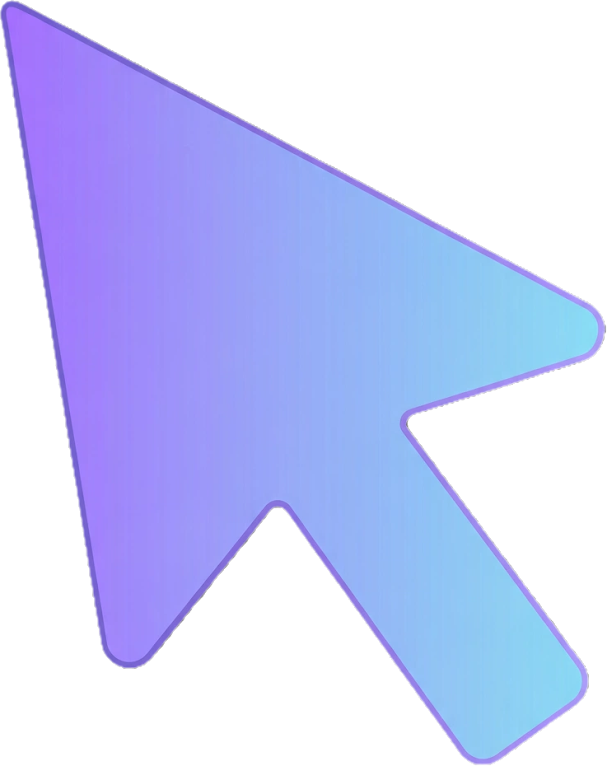
#> input picture branding/src/cursor.png, 607 x 766 px
$ python make_cursor.py
#> lines starting #> are read from the running program, lines starting #| are printed output that depends on the picture
#!/usr/bin/env python3
"""Generate the HoussamOS cursor theme from Houssam's arrow (branding/src/cursor.png).

Only the arrow is drawn here; the other cursors (hand, text, busy, resize) come from
Bibata-Modern-Classic, which the theme inherits. The arrow gets a soft shadow so it stays
visible on light backgrounds. Output is Xcursor files, the format KDE and GTK read, at the
usual sizes; build_files/build.sh links the arrow's other names (left_ptr, arrow) to it.
Usage: python branding/make_cursor.py
"""
import struct
from pathlib import Path

from PIL import Image, ImageFilter

ROOT = Path(__file__).resolve().parent.parent
SRC = ROOT / "branding/src/cursor.png"
OUT = ROOT / "system_files/usr/share/icons/HoussamOS-Cursor"
SIZES = (24, 32, 36, 48, 64, 72, 96)
ARROW_HEIGHT = 0.82       # share of the cursor size the arrow fills
SHADOW = (0.035, 0.05, 0.30)  # blur and drop as shares of the size, and opacity

XCURSOR_IMAGE = 0xFFFD0002


def tip(arrow):
    """The arrow's point: the left end of its first solid row."""
    alpha = arrow.getchannel("A")
    w, h = arrow.size
    for y in range(h):
        for x in range(w):
            if alpha.getpixel((x, y)) > 128:
                return x, y
    raise ValueError("cursor image is empty")


def frame(arrow, size):
    """The arrow drawn on a size x size canvas, with its hotspot."""
    scale = size * ARROW_HEIGHT / arrow.height
    small = arrow.resize((max(1, round(arrow.width * scale)), round(arrow.height * scale)), Image.LANCZOS)
    offset = (max(1, round(size * 0.06)), max(1, round(size * 0.04)))
    blur, drop, opacity = SHADOW
    shadow = Image.new("RGBA", (size, size), (0, 0, 0, 0))
    shade = Image.new("RGBA", small.size, (0, 0, 0, 255))
    shade.putalpha(small.getchannel("A").point(lambda a: int(a * opacity)))
    shadow.paste(shade, (offset[0], offset[1] + round(size * drop)), shade)
    canvas = shadow.filter(ImageFilter.GaussianBlur(size * blur))
    canvas.alpha_composite(small, offset)
    tx, ty = tip(arrow)
    return canvas, (offset[0] + round(tx * scale), offset[1] + round(ty * scale))


def xcursor(frames):
    """Xcursor file bytes: header, table of contents, then one image chunk per size."""
    header = struct.pack("<4sIII", b"Xcur", 16, 0x10000, len(frames))
    toc, chunks = [], []
    position = 16 + 12 * len(frames)
    for size, (image, (xhot, yhot)) in frames:
        pixels = bytearray()
        raw = image.tobytes()
        for i in range(0, len(raw), 4):
            r, g, b, a = raw[i:i + 4]
            # premultiplied ARGB, little-endian
            pixels += struct.pack("<I", (a << 24) | (r * a // 255) << 16 | (g * a // 255) << 8 | (b * a // 255))
        chunk = struct.pack("<9I", 36, XCURSOR_IMAGE, size, 1, image.width, image.height, xhot, yhot, 0) + pixels
        toc.append(struct.pack("<III", XCURSOR_IMAGE, size, position))
        chunks.append(chunk)
        position += len(chunk)
    return header + b"".join(toc) + b"".join(chunks)


def main():
    arrow = Image.open(SRC).convert("RGBA")
#> arrow is the input picture: PIL image 607x766 RGBA; mean R, G, B, A 76.1, 81.7, 124, 127.7
    arrow = arrow.crop(arrow.getchannel("A").point(lambda a: 255 if a > 8 else 0).getbbox())
#> arrow: PIL image 606x765 RGBA
    (OUT / "cursors").mkdir(parents=True, exist_ok=True)
    (OUT / "cursors/default").write_bytes(xcursor([(s, frame(arrow, s)) for s in SIZES]))
#> in frame, `shadow = Image.new("RGBA", (size, size), (0, 0, 0, 0))`: shadow: PIL image 24x24 RGBA; every value is 0
#> in frame, `shadow.paste(shade, (offset[0], offset[1] + round(size * drop)), shade)`:
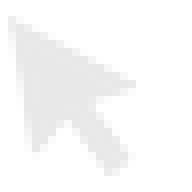
#> shadow: PIL image 24x24 RGBA (shown 8 times larger); mean R, G, B, A 0, 0, 0, 5.9; transparent parts drawn white
#> in tip, `alpha = arrow.getchannel("A")`:
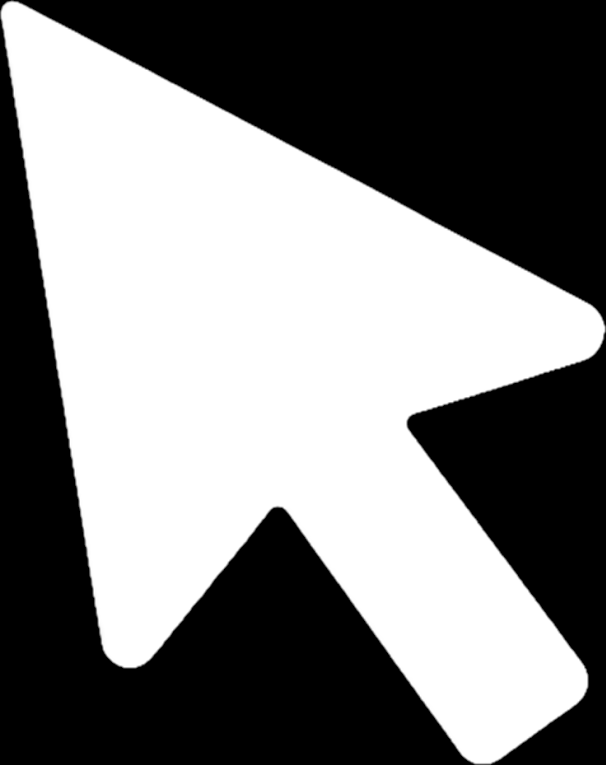
#> alpha: PIL image 606x765 L; min 0, max 255, mean 128.1
#> in frame, `tx, ty = tip(arrow)`: tx = 10; ty = 1
#> in frame (call 2), `shadow = Image.new("RGBA", (size, size), (0, 0, 0, 0))`: shadow: PIL image 32x32 RGBA; every value is 0
#> in frame (call 3), `shadow = Image.new("RGBA", (size, size), (0, 0, 0, 0))`: shadow: PIL image 36x36 RGBA; every value is 0
#> call 4 of frame, with size = 48
#> in frame (call 4), `scale = size * ARROW_HEIGHT / arrow.height`: scale = 0.0515
#> in frame (call 4), `shadow = Image.new("RGBA", (size, size), (0, 0, 0, 0))`: shadow: PIL image 48x48 RGBA; every value is 0
#> in frame (call 4), `canvas.alpha_composite(small, offset)`:
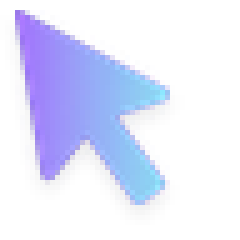
#> canvas: PIL image 48x48 RGBA (shown 5 times larger); mean R, G, B, A 47, 49.2, 76.1, 68.2; transparent parts drawn white
#> in frame (call 5), `scale = size * ARROW_HEIGHT / arrow.height`: scale = 0.0686
#> in frame (call 5), `shadow = Image.new("RGBA", (size, size), (0, 0, 0, 0))`: shadow: PIL image 64x64 RGBA; every value is 0
#> in frame (call 5), `canvas.alpha_composite(small, offset)`:
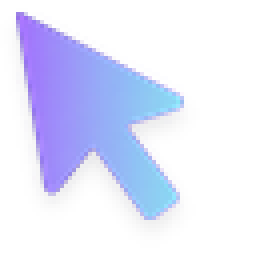
#> canvas: PIL image 64x64 RGBA (shown 4 times larger); mean R, G, B, A 45.5, 47.8, 73.8, 69.4; transparent parts drawn white
#> in frame (call 6), `scale = size * ARROW_HEIGHT / arrow.height`: scale = 0.0772
#> in frame (call 6), `shadow = Image.new("RGBA", (size, size), (0, 0, 0, 0))`: shadow: PIL image 72x72 RGBA; every value is 0
#> in frame (call 6), `shade.putalpha(small.getchannel("A").point(lambda a: int(a * opacity)))`:
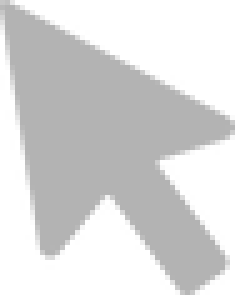
#> shade: PIL image 47x59 RGBA (shown 5 times larger); mean R, G, B, A 0, 0, 0, 38.1; transparent parts drawn white
#> in frame (call 6), `canvas.alpha_composite(small, offset)`:
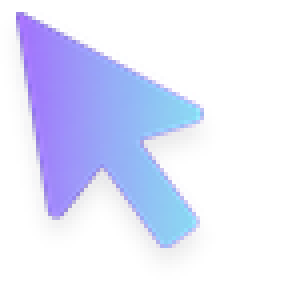
#> canvas: PIL image 72x72 RGBA (shown 4 times larger); mean R, G, B, A 45.1, 47.4, 73.2, 69.7; transparent parts drawn white
#> in frame (call 7), `scale = size * ARROW_HEIGHT / arrow.height`: scale = 0.103
#> in frame (call 7), `small = arrow.resize((max(1, round(arrow.width * scale)), round(arrow...`:
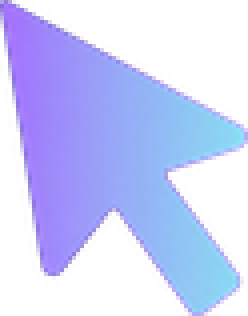
#> small: PIL image 62x79 RGBA (shown 4 times larger); mean R, G, B, A 86.7, 90.4, 140.4, 128.1; transparent parts drawn white
#> in frame (call 7), `shadow = Image.new("RGBA", (size, size), (0, 0, 0, 0))`: shadow: PIL image 96x96 RGBA; every value is 0
#> in xcursor, `position = 16 + 12 * len(frames)`: position = 100
#> the loop in xcursor, `for size, (image, (xhot, yhot)) in frames:` made 7 passes
#> (size, xhot, yhot, position) on passes 1 to 7: (24, 1, 1, 2440), (32, 2, 1, 6572), (36, 2, 1, 11792), (48, 4, 2, 21044), (64, 5, 3, 37464), (72, 5, 3, 58236), (96, 7, 4, 95136)
#> after the loop in xcursor, `for size, (image, (xhot, yhot)) in frames:`: chunks = 7 items; position = 95136; toc = 7 items
    (OUT / "index.theme").write_text(
        "[Icon Theme]\nName=HoussamOS\n"
        "Comment=The HoussamOS arrow; other cursors from Bibata Modern Classic\n"
        "Inherits=Bibata-Modern-Classic\n", newline="\n")
    preview = Image.new("RGBA", (sum(SIZES) + 10 * len(SIZES), max(SIZES)), (245, 245, 250, 255))
    x = 0
    for s in SIZES:
        image, _ = frame(arrow, s)
        preview.alpha_composite(image, (x, 0))
        x += s + 10
#> after the loop, x = 442
    preview.save(ROOT / "branding/preview-cursor.png")
    print(f"cursor theme HoussamOS-Cursor: sizes {', '.join(map(str, SIZES))}")


if __name__ == "__main__":
    main()

$ run again, with branding/src/wallpaper.png copied over branding/src/cursor.png
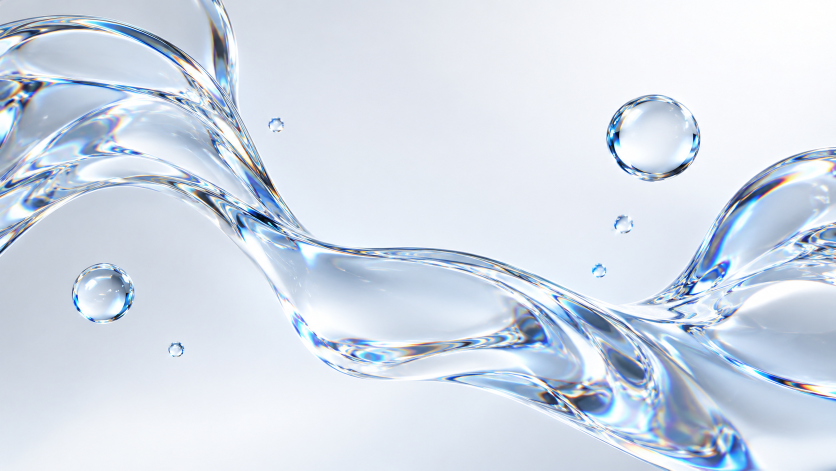
#> input picture branding/src/wallpaper.png, 1672 x 941 px (shown at 1/2 size)
#> alpha: PIL image 1672x941 L; every value is 255
#> tx = 0
#> small: PIL image 47x26 RGBA
#> small: PIL image 52x30 RGBA
#> small: PIL image 70x39 RGBA
#> small: PIL image 93x52 RGBA
#> scale = 0.0627
#> small: PIL image 105x59 RGBA
#> in frame (call 6), `canvas.alpha_composite(small, offset)`:
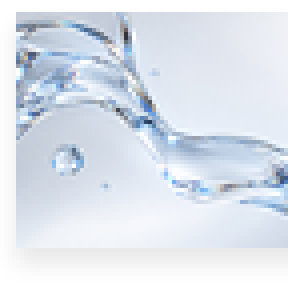
#> canvas: PIL image 72x72 RGBA (shown 4 times larger); mean R, G, B, A 163.7, 170.8, 180.1, 198.8; transparent parts drawn white
#> scale = 0.0837
#> in frame (call 7), `small = arrow.resize((max(1, round(arrow.width * scale)), round(arrow...`:
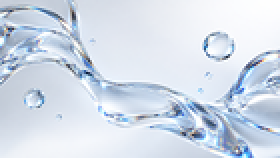
#> small: PIL image 140x79 RGBA (shown 2 times larger); mean R, G, B, A 210.7, 220.4, 233.2, 255
#> in xcursor, `position = 16 + 12 * len(frames)`: position = 100
#> the loop in xcursor, `for size, (image, (xhot, yhot)) in frames:` made 7 passes
#> (size, xhot, yhot, position) on passes 1 to 7: (24, 1, 1, 2440), (32, 2, 1, 6572), (36, 2, 1, 11792), (48, 3, 2, 21044), (64, 4, 3, 37464), (72, 4, 3, 58236), (96, 6, 4, 95136)
#> after the loop in xcursor, `for size, (image, (xhot, yhot)) in frames:`: chunks = 7 items; position = 95136; toc = 7 items
#> after the loop in main, `for s in SIZES:`: x = 442

$ run again, with branding/src/dock-glass.jpg saved as branding/src/cursor.png
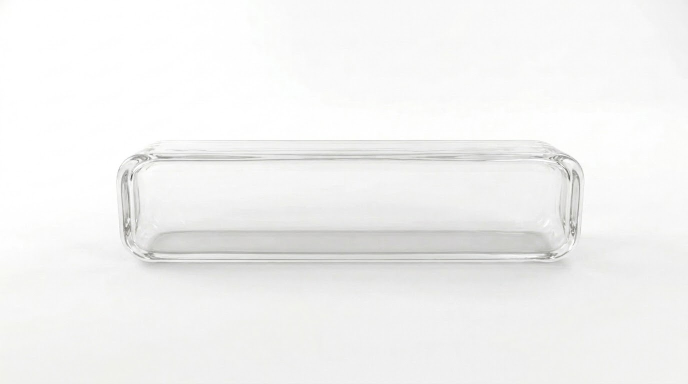
#> input picture branding/src/dock-glass.jpg, 1376 x 768 px (shown at 1/2 size)
#> in frame, `canvas.alpha_composite(small, offset)`:
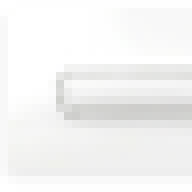
#> canvas: PIL image 24x24 RGBA (shown 8 times larger); mean R, G, B, A 193.7, 193.8, 193.2, 204.9; transparent parts drawn white
#> alpha: PIL image 1376x768 L; every value is 255
#> tx = 0
#> scale = 0.0342
#> small: PIL image 47x26 RGBA
#> in frame (call 2), `shadow.paste(shade, (offset[0], offset[1] + round(size * drop)), shade)`:
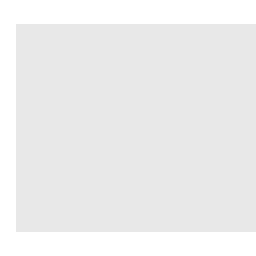
#> shadow: PIL image 32x32 RGBA (shown 8 times larger); mean R, G, B, A 0, 0, 0, 17.5; transparent parts drawn white
#> small: PIL image 53x30 RGBA
#> small: PIL image 71x39 RGBA
#> small: PIL image 94x52 RGBA
#> small: PIL image 106x59 RGBA
#> small: PIL image 141x79 RGBA
#> in xcursor, `position = 16 + 12 * len(frames)`: position = 100
#> the loop in xcursor, `for size, (image, (xhot, yhot)) in frames:` made 7 passes
#> (size, xhot, yhot, position) on passes 1 to 7: (24, 1, 1, 2440), (32, 2, 1, 6572), (36, 2, 1, 11792), (48, 3, 2, 21044), (64, 4, 3, 37464), (72, 4, 3, 58236), (96, 6, 4, 95136)
#> after the loop in xcursor, `for size, (image, (xhot, yhot)) in frames:`: chunks = 7 items; position = 95136; toc = 7 items
#> after the loop in main, `for s in SIZES:`: x = 442
